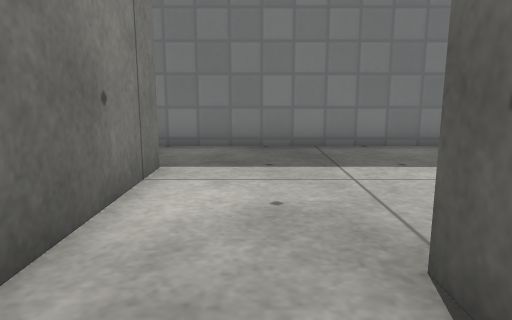
[1] (above)

17 first-person views from a walk through a world built for the Gazebo simulator. The camera is 0.64 m above the floor, tilts 10° down and sees 70° across. The floor is counted in squares, 0.5 m on a side. Each view is taken from the middle of a square. On the plan, view 1 faces up. The plan holds only what a view shows up to about 15 squares ahead; the rest is blank. Simple patterns stand in for the simulator's built-in surfaces.

[2]
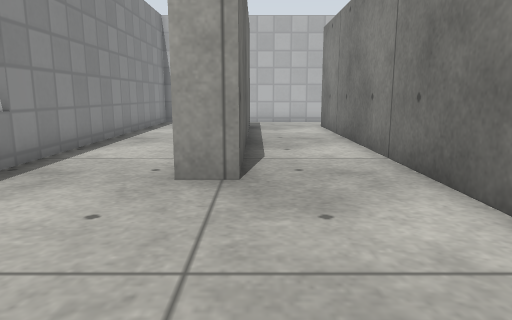

[3]
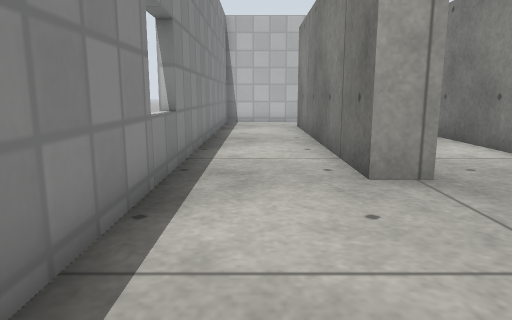

[4]
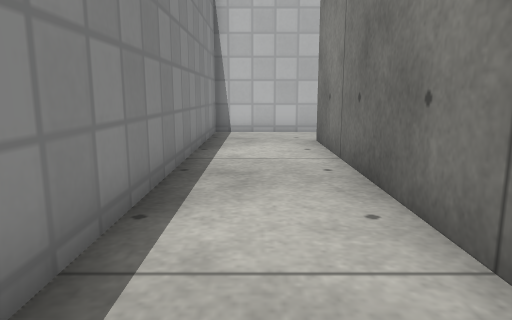

[5]
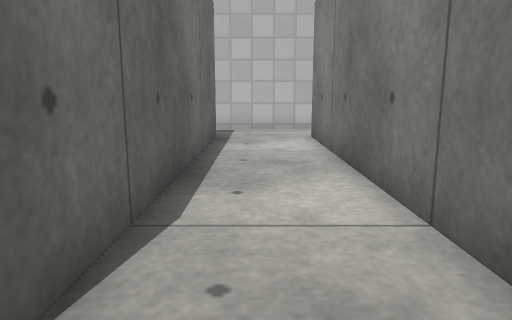

[6]
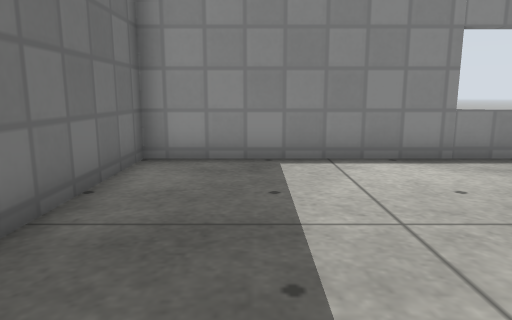

[7]
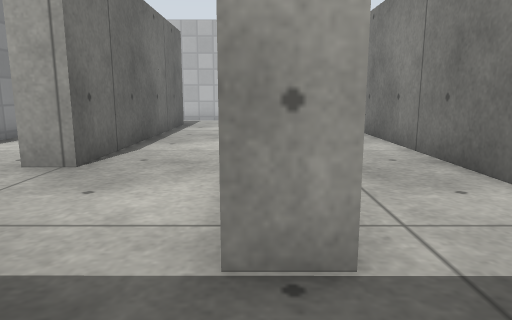

[8]
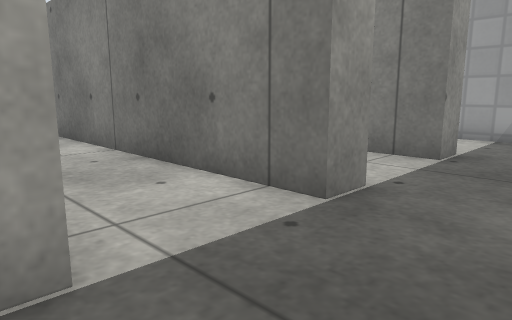

[9]
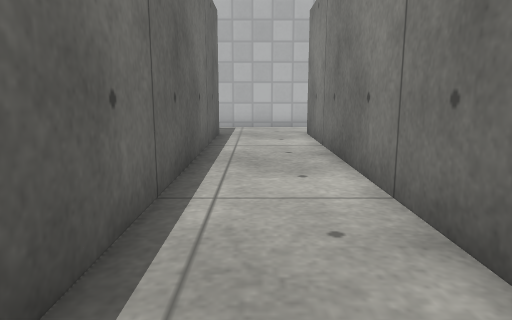

[10]
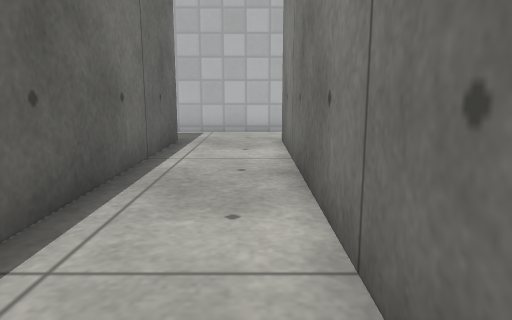

[11]
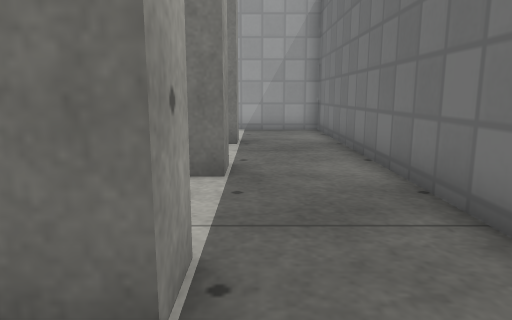

[12]
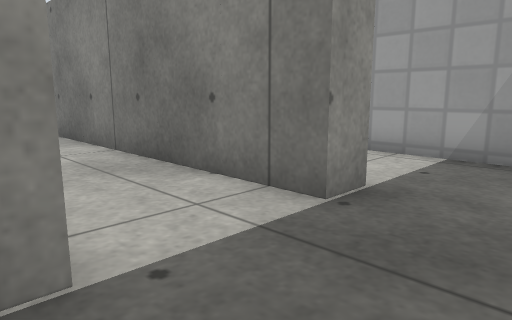

[13]
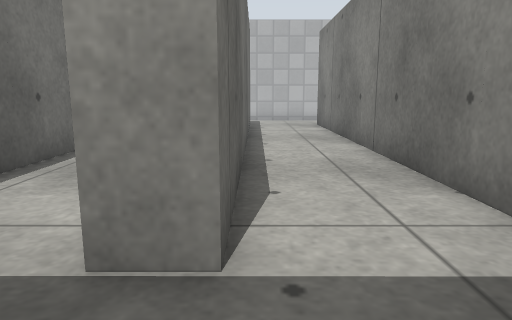

[14]
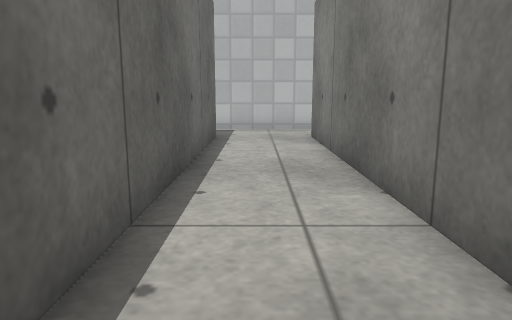

[15]
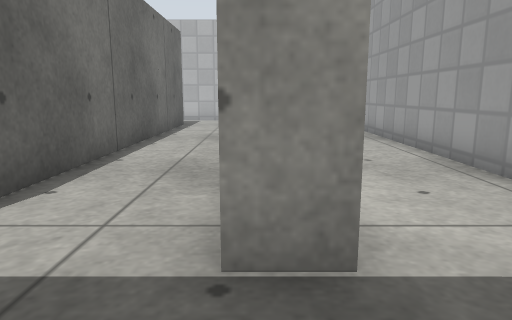

[16]
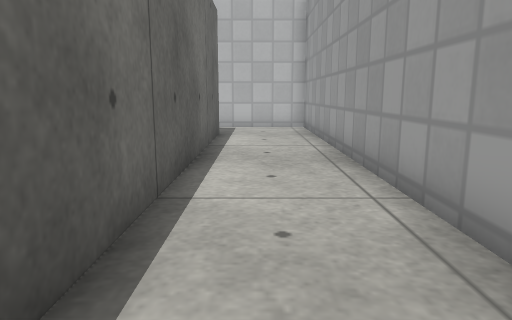

[17]
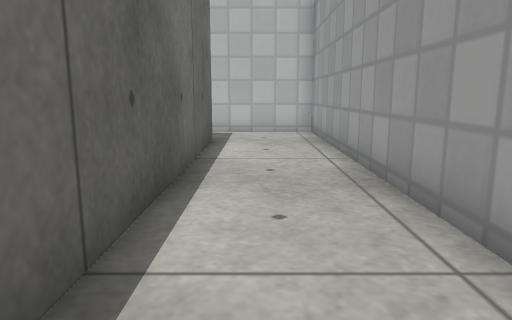

### Floor plan
Points are (right, up) in squares from view 1. A wall is a line through its corners. A room is listed if a view was taken in it or the views show most of it. See-through windows are left out.
Room 1 (views 1, 2, 3, 4, 5, 11)
walls: (-1.7, 6.5) (-1.7, -7.6); (1.3, -7.5) (1.3, 2.5) (2.3, 2.5) (2.3, -7.6); (-1.6, -10.1) (5.4, -10.1) (5.4, 9.3) (-1.6, 9.3)
ways out: opening at (-2, -8.5) to room 2; opening at (-2, 8) to room 2
Room 2 (views 6, 7, 8, 9, 10)
walls: (-2.8, 6.5) (-1.7, 6.5); (-5.7, 6.5) (-5.7, -7.6); (-2.7, -7.6) (-2.7, 3.4); (-1.6, 9.3) (-5.5, 9.3); (-5.5, -10.1) (-1.6, -10.1)
ways out: opening at (-2, -8.5) to room 1; opening at (-2, 8) to room 1; opening at (-6, -8.5) to room 3; opening at (-6, 8) to room 3
Room 3 (views 12, 13, 14)
walls: (-9.7, 6.5) (-9.7, -7.6); (-6.7, -7.5) (-6.7, 6.5) (-5.7, 6.5); (-5.5, 9.3) (-9.5, 9.3); (-9.5, -10.1) (-5.5, -10.1)
ways out: opening at (-6, -8.5) to room 2; opening at (-6, 8) to room 2; opening at (-10, -8.5) to room 4; opening at (-10, 8) to room 4
Room 4 (views 15, 16, 17)
walls: (-10.8, 6.5) (-9.7, 6.5); (-10.7, -7.6) (-10.7, 3.4); (-9.5, 9.3) (-14, 9.3) (-14, -10.1) (-9.5, -10.1)
ways out: opening at (-10, -8.5) to room 3; opening at (-10, 8) to room 3

Positions as (right, up) in squares from view 1, and headings:
1: (0, 0), facing up
2: (1, 8), facing down
3: (4, 8), facing down
4: (4, 3), facing down
5: (0, 4), facing down
6: (-2, 7), facing right
7: (-2, 9), facing down
8: (-2, 9), facing down-left
9: (-4, 5), facing down
10: (-5, 3), facing down
11: (0, 7), facing left
12: (-6, 9), facing down-left
13: (-7, 9), facing down
14: (-8, 4), facing down
15: (-10, 9), facing down
16: (-12, 5), facing down
17: (-12, 3), facing down
